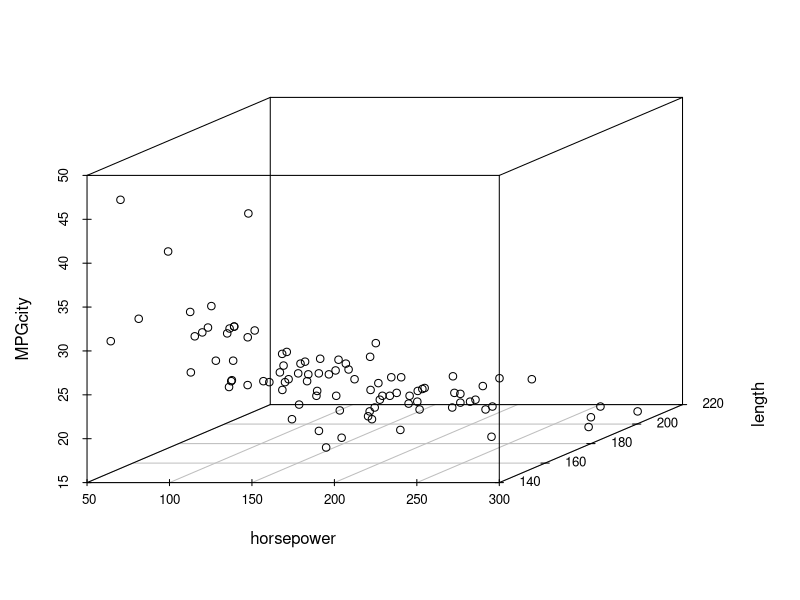
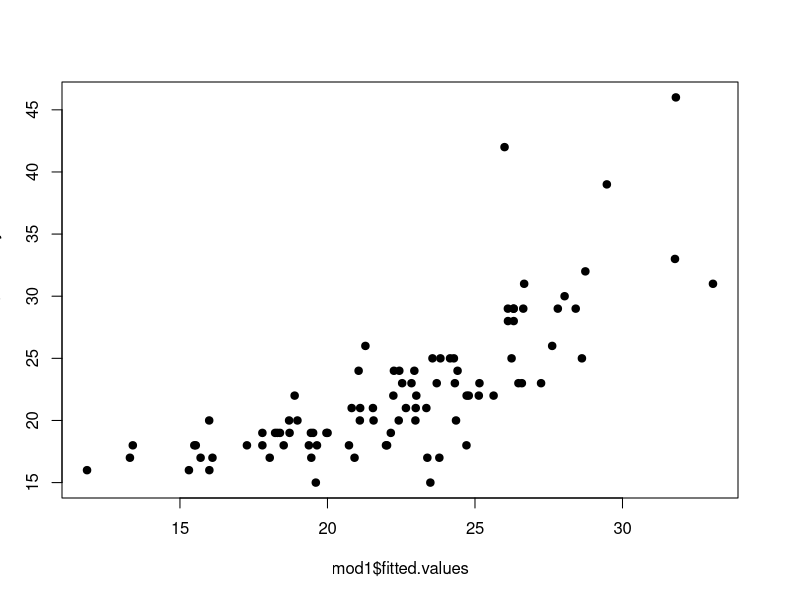
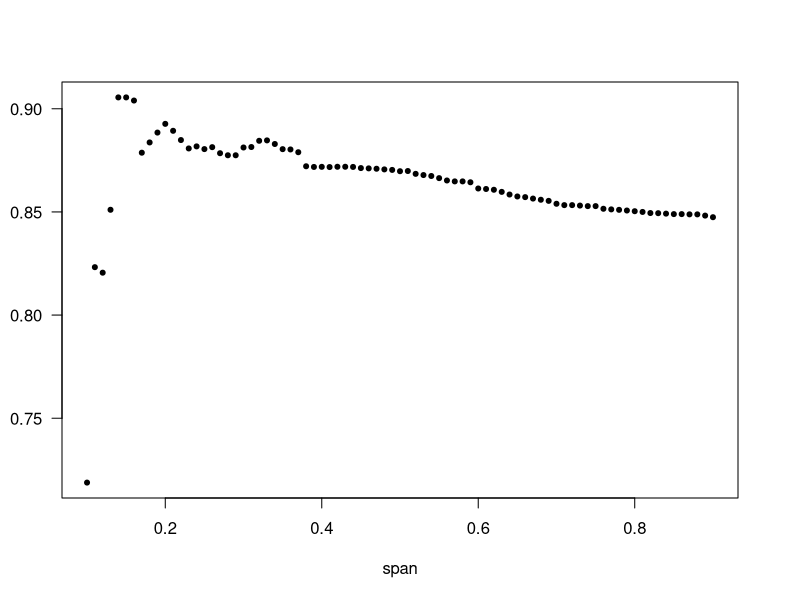

The R source for these figures, in order: (Note: this script raises an error after producing the figures.)
### PUNTO 11, ANALISIS DE REGRECION TALLER CAPITULO MODELOS POLINOMIALES
require(MASS)
require(splines)
Cars93
# sacando las variables a usar
carros <- data.frame(MPGcity = Cars93$MPG.city, horsepower = Cars93$Horsepower,
                     length = Cars93$Length)
carros
require(scatterplot3d)
with(carros, scatterplot3d(horsepower, length, MPGcity))
######################################################################
##### punto 11.a
# modelo 1
mod1 <- lm(MPGcity ~ horsepower + length, data = carros)
summary(mod1)
# modelo 2 con polinomios ortogonales
mod2 <- lm(MPGcity ~ poly(horsepower, degree = 2, raw = FALSE) + poly(length, degree = 2, raw = FALSE), 
           data = carros)
summary(mod2)
# modelo 3 usando loess
mod3 <- loess(MPGcity ~ horsepower + length, data = carros)
summary(mod3)
####### punto 11.b
plot(mod1$fitted.values, carros$MPGcity, pch = 19)
##############################################################
####### correlaciones punto 11.d
#son correlaciones entre valores ajustados vs valores reales
cormod1 <- cor(mod1$fitted.values, carros$MPGcity)
cormod1
cormod2 <- cor(mod2$fitted.values, carros$MPGcity)
cormod2
cormod3 <- cor(mod3$fitted, carros$MPGcity)
cormod3
###############################################################
###### funcion para valor optimo punto 11.f
aux <- function(x){#funcion me entrega correlacion cuando le agrego un valor a span
  modelo <- loess(MPGcity ~ horsepower + length, span = x, data = carros)
  cor(carros$MPGcity, modelo$fitted)
}
aux <- Vectorize(aux) #debemos vectorizar la funcion
a <- seq(from=0.1, to=0.9, by = 0.0001) #rejilla de numeros de span
mejor <- aux(a) #vector de correlaciones
max(mejor)## el de mayor correlacion
which.max(mejor)# cual es el que tiene mayor correlacion = 0.9055106
a # en esta matriz buscar la posicion 399, ese es el span que es span = 0.1398
a[399]
######################################################################
####grafico punto 11.f
span <- seq(from = 0.1, to = 0.9, by = 0.01)
plot(x = span, y = aux(span), las=1, pch = 20, ylab = "correlacion")
optimize(aux, span, lower = min(span), upper = max(span),
         maximum = TRUE)
### optimizar span y degree punto 11.j CON FUNCION OPTIMIZE
# buscando la mejor combinacion con funcion OPTIMIZE
aux1 <- function(x) { #con degree = 1
  modelo1 <- loess(MPGcity ~ horsepower + length, span = x, degree = 1, data = carros)
  cor(carros$MPGcity, modelo1$fitted)
}
aux1 <- Vectorize(aux1)
span <- seq(from = 0.1, to = 0.9, by = 0.01)
de1 <- optimize(aux1, span, lower = min(span), upper = max(span), maximum = TRUE)

aux2 <- function(x) { #con degree = 2
  modelo2 <- loess(MPGcity ~ horsepower + length, span = x, degree = 2, data = carros)
  cor(carros$MPGcity, modelo2$fitted)
}
aux2 <- Vectorize(aux2)
de2 <- optimize(aux2, span, lower = min(span), upper = max(span), maximum = TRUE)

### resultados de las dos funciones
data.frame(degree1 = c(de1$maximum, de1$objective), degree2 = c(de2$maximum, de2$objective))
# ese dataframe nos dice que la mejor combinacion es un degree = 1, span = 0.1105937
# para una correlacion de 0.9231195
############################################################################

# hacerlo con funcion outer
formaouter <- function(span, degree){
  modloess <- loess(MPGcity ~ horsepower + length, span = span, degree = degree, data = carros)
  cor(carros$MPGcity, modloess$fitted)
}
formaouter <- Vectorize(formaouter)
span <- seq(from = 0.1, to = 0.99, by = 0.01)
degree <- c(1,2)
mejor <- outer(span, degree, formaouter)
max(mejor) # cual es la mayor correlacion?
which.max(mejor) # posicion 1, donde esta la mayor correlacion
mejor # matrix donde estan todas las correlaciones la maxima es la primera o sea span = 0.10 y degree = 1
span # el primer termino de este vector es el mejor span




####para la optimizacion del df
opdf <- function(df1, df2){
  mode1 <- lm(carros$MPGcity ~ bs(carros$horsepower, df=df1)+
                   bs(carros$length, df=df2))
  cor(carros$MPGcity, mode1$fitted.values)
}
opdf <- Vectorize(opdf)
df1 <- seq(from = 3, to = 10, by = 1)
df2 <- seq(from = 3, to = 10, by = 1)
mejordf <- outer(df1, df2, opdf)

max(mejordf) # cual es la mayor correlacion?
which.max(mejordf) # posicion 1, donde esta la mayor correlacion
mejordf # matrix donde estan todas las correlaciones la maxima es la primera o sea span = 0.10 y degree = 1
mejordf[64] # el primer termino de este vector es el mejor span
m
which.max(opdf(0.8803619))
